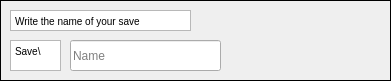
  <widget class="QFrame" name="frame_3">
   <property name="geometry">
    <rect>
     <x>20</x>
     <y>230</y>
     <width>391</width>
     <height>81</height>
    </rect>
   </property>
   <property name="frameShape">
    <enum>QFrame::Box</enum>
   </property>
   <property name="frameShadow">
    <enum>QFrame::Plain</enum>
   </property>
   <widget class="QLineEdit" name="LineEdit_Name">
    <property name="geometry">
     <rect>
      <x>70</x>
      <y>40</y>
      <width>151</width>
      <height>31</height>
     </rect>
    </property>
    <property name="inputMask">
     <string/>
    </property>
    <property name="placeholderText">
     <string>Name</string>
    </property>
    <property name="clearButtonEnabled">
     <bool>false</bool>
    </property>
   </widget>
   <widget class="QTextBrowser" name="Display_title5">
    <property name="geometry">
     <rect>
      <x>10</x>
      <y>40</y>
      <width>51</width>
      <height>31</height>
     </rect>
    </property>
    <property name="autoFillBackground">
     <bool>false</bool>
    </property>
    <property name="frameShape">
     <enum>QFrame::StyledPanel</enum>
    </property>
    <property name="html">
     <string>&lt;!DOCTYPE HTML PUBLIC &quot;-//W3C//DTD HTML 4.0//EN&quot; &quot;http://www.w3.org/TR/REC-html40/strict.dtd&quot;&gt;
&lt;html&gt;&lt;head&gt;&lt;meta name=&quot;qrichtext&quot; content=&quot;1&quot; /&gt;&lt;style type=&quot;text/css&quot;&gt;
p, li { white-space: pre-wrap; }
&lt;/style&gt;&lt;/head&gt;&lt;body style=&quot; font-family:'MS Shell Dlg 2'; font-size:7.8pt; font-weight:400; font-style:normal;&quot;&gt;
&lt;p style=&quot; margin-top:0px; margin-bottom:0px; margin-left:0px; margin-right:0px; -qt-block-indent:0; text-indent:0px;&quot;&gt;Save\&lt;/p&gt;&lt;/body&gt;&lt;/html&gt;</string>
    </property>
    <property name="overwriteMode">
     <bool>false</bool>
    </property>
   </widget>
   <widget class="QTextBrowser" name="Display_title4">
    <property name="geometry">
     <rect>
      <x>10</x>
      <y>10</y>
      <width>181</width>
      <height>21</height>
     </rect>
    </property>
    <property name="autoFillBackground">
     <bool>false</bool>
    </property>
    <property name="frameShape">
     <enum>QFrame::StyledPanel</enum>
    </property>
    <property name="verticalScrollBarPolicy">
     <enum>Qt::ScrollBarAlwaysOff</enum>
    </property>
    <property name="html">
     <string>&lt;!DOCTYPE HTML PUBLIC &quot;-//W3C//DTD HTML 4.0//EN&quot; &quot;http://www.w3.org/TR/REC-html40/strict.dtd&quot;&gt;
&lt;html&gt;&lt;head&gt;&lt;meta name=&quot;qrichtext&quot; content=&quot;1&quot; /&gt;&lt;style type=&quot;text/css&quot;&gt;
p, li { white-space: pre-wrap; }
&lt;/style&gt;&lt;/head&gt;&lt;body style=&quot; font-family:'MS Shell Dlg 2'; font-size:7.8pt; font-weight:400; font-style:normal;&quot;&gt;
&lt;p style=&quot; margin-top:0px; margin-bottom:0px; margin-left:0px; margin-right:0px; -qt-block-indent:0; text-indent:0px;&quot;&gt;Write the name of your save&lt;/p&gt;
&lt;p style=&quot;-qt-paragraph-type:empty; margin-top:0px; margin-bottom:0px; margin-left:0px; margin-right:0px; -qt-block-indent:0; text-indent:0px;&quot;&gt;&lt;br /&gt;&lt;/p&gt;&lt;/body&gt;&lt;/html&gt;</string>
    </property>
   </widget>
  </widget>
